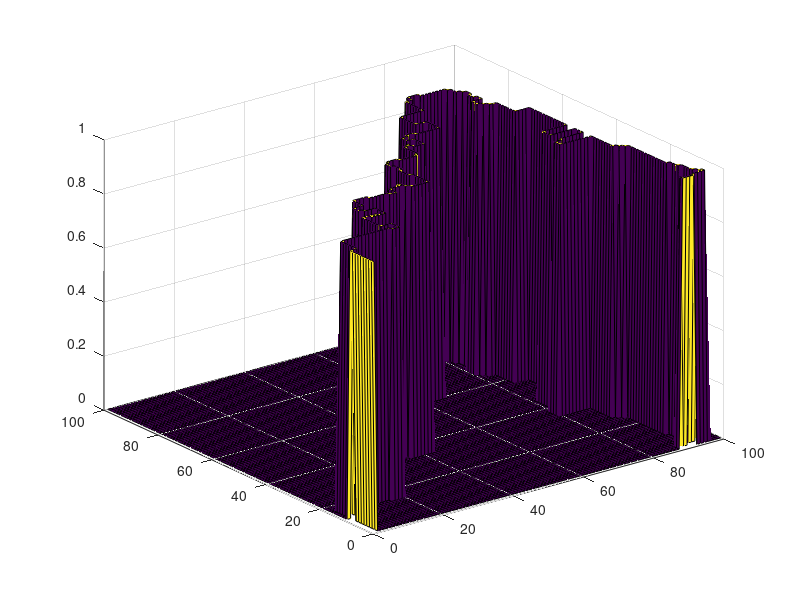

The MATLAB source for this figure:
data = [
    

1 0 0 0 0 0 0 0 0 0 0 0 0 0 0 0 0 0 0 0 0 0 0 0 0 0 0 0 0 0 0 0 0 0 0 0 0 0 0 0 0 0 0 0 0 0 0 0 0 0 0 0 0 0 0 0 0 0 0 0 0 0 0 0 0 0 0 0 0 0 0 0 0 0 0 0 0 0 0 0 0 0 0 0 0 0 0 0 1 1 1 1 0 0 0 0 0 0 0 0 ;
1 0 0 0 0 0 0 0 0 0 0 0 0 0 0 0 0 0 0 0 0 0 0 0 0 0 0 0 0 0 0 0 0 0 0 0 0 0 0 0 0 0 0 0 0 0 0 0 0 0 0 0 0 0 0 0 0 0 0 0 0 0 0 0 0 0 0 0 0 0 0 0 0 0 0 0 0 0 0 0 0 0 0 0 0 0 0 0 1 0 0 1 1 1 1 1 0 0 0 0 ;
1 0 0 0 0 0 0 0 0 0 0 0 0 0 0 0 0 0 0 0 0 0 0 0 0 0 0 0 0 0 0 0 0 0 0 0 0 0 0 0 0 0 0 0 0 0 0 0 0 0 0 0 0 0 0 0 0 0 0 0 0 0 0 0 0 0 0 0 0 0 0 0 0 0 0 0 0 0 0 0 0 0 0 0 0 0 0 0 0 0 0 0 0 0 1 1 0 0 0 0 ;
1 0 0 0 0 0 0 0 0 0 0 0 0 0 0 0 0 0 0 0 0 0 0 0 0 0 0 0 0 0 0 0 0 0 0 0 0 0 0 0 0 0 0 0 0 0 0 0 0 0 0 0 0 0 0 0 0 0 0 0 0 0 0 0 0 0 0 0 0 0 0 0 0 0 0 0 0 0 0 0 0 0 0 0 0 0 0 0 0 0 0 0 0 1 1 0 0 0 0 0 ;
1 0 0 0 0 0 0 0 0 0 0 0 0 0 0 0 0 0 0 0 0 0 0 0 0 0 0 0 0 0 0 0 0 0 0 0 0 0 0 0 0 0 0 0 0 0 0 0 0 0 0 0 0 0 0 0 0 0 0 0 0 0 0 0 0 0 0 0 0 0 0 0 0 0 0 0 0 0 0 0 0 0 0 0 0 0 0 0 0 0 0 0 0 1 0 0 0 0 0 0 ;
1 0 0 0 0 0 0 0 0 0 0 0 0 0 0 0 0 0 0 0 0 0 0 0 0 0 0 0 0 0 0 0 0 0 0 0 0 0 0 0 0 0 0 0 0 0 0 0 0 0 0 0 0 0 0 0 0 0 0 0 0 0 0 0 0 0 0 0 0 0 0 0 0 0 0 0 0 0 0 0 0 0 0 0 0 0 0 0 0 0 0 0 0 1 0 0 0 0 0 0 ;
1 0 0 0 0 0 0 0 0 0 0 0 0 0 0 0 0 0 0 0 0 0 0 0 0 0 0 0 0 0 0 0 0 0 0 0 0 0 0 0 0 0 0 0 0 0 0 0 0 0 0 0 0 0 0 0 0 0 0 0 0 0 0 0 0 0 0 0 0 0 0 0 0 0 0 0 0 0 0 0 0 0 0 0 0 0 0 0 0 0 0 0 0 1 0 0 0 0 0 0 ;
1 0 0 0 0 0 0 0 0 0 0 0 0 0 0 0 0 0 0 0 0 0 0 0 0 0 0 0 0 0 0 0 0 0 0 0 0 0 0 0 0 0 0 0 0 0 0 0 0 0 0 0 0 0 0 0 0 0 0 0 0 0 0 0 0 0 0 0 0 0 0 0 0 0 0 0 0 0 0 0 0 0 0 0 0 0 0 0 0 0 0 0 1 1 0 0 0 0 0 0 ;
1 0 0 0 0 0 0 0 0 0 0 0 0 0 0 0 0 0 0 0 0 0 0 0 0 0 0 0 0 0 0 0 0 0 0 0 0 0 0 0 0 0 0 0 0 0 0 0 0 0 0 0 0 0 0 0 0 0 0 0 0 0 0 0 0 0 0 0 0 0 0 0 0 0 0 0 0 0 0 0 0 0 0 0 0 0 0 0 0 0 0 0 1 0 0 0 0 0 0 0 ;
1 1 1 0 0 0 0 0 0 0 0 0 0 0 0 0 0 0 0 0 0 0 0 0 0 0 0 0 0 0 0 0 0 0 0 0 0 0 0 0 0 0 0 0 0 0 0 0 0 0 0 0 0 0 0 0 0 0 0 0 0 0 0 0 0 0 0 0 0 0 0 0 0 0 0 0 0 0 0 0 0 0 0 0 0 0 0 0 0 0 0 0 1 0 0 0 0 0 0 0 ;
0 0 1 0 0 0 0 0 0 0 0 0 0 0 0 0 0 0 0 0 0 0 0 0 0 0 0 0 0 0 0 0 0 0 0 0 0 0 0 0 0 0 0 0 0 0 0 0 0 0 0 0 0 0 0 0 0 0 0 0 0 0 0 0 0 0 0 0 0 0 0 0 0 0 0 0 0 0 0 0 0 0 0 0 0 0 0 0 0 0 0 1 1 0 0 0 0 0 0 0 ;
0 0 1 0 0 0 0 0 0 0 0 0 0 0 0 0 0 0 0 0 0 0 0 0 0 0 0 0 0 0 0 0 0 0 0 0 0 0 0 0 0 0 0 0 0 0 0 0 0 0 0 0 0 0 0 0 0 0 0 0 0 0 0 0 0 0 0 0 0 0 0 0 0 0 0 0 0 0 0 0 0 0 0 0 0 0 0 0 0 0 0 1 0 0 0 0 0 0 0 0 ;
0 0 1 0 0 0 0 0 0 0 0 0 0 0 0 0 0 0 0 0 0 0 0 0 0 0 0 0 0 0 0 0 0 0 0 0 0 0 0 0 0 0 0 0 0 0 0 0 0 0 0 0 0 0 0 0 0 0 0 0 0 0 0 0 0 0 0 0 0 0 0 0 0 0 0 0 0 0 0 0 0 0 0 0 0 0 0 0 0 0 0 1 0 0 0 0 0 0 0 0 ;
0 0 1 0 0 0 0 0 0 0 0 0 0 0 0 0 0 0 0 0 0 0 0 0 0 0 0 0 0 0 0 0 0 0 0 0 0 0 0 0 0 0 0 0 0 0 0 0 0 0 0 0 0 0 0 0 0 0 0 0 0 0 0 0 0 0 0 0 0 0 0 0 0 0 0 0 0 0 0 0 0 0 0 0 0 0 0 0 0 0 0 1 0 0 0 0 0 0 0 0 ;
0 0 1 0 0 0 0 0 0 0 0 0 0 0 0 0 1 1 1 0 0 0 0 0 0 0 0 0 0 0 0 0 0 0 0 0 0 0 0 0 0 0 0 0 0 0 0 0 0 0 0 0 0 0 0 0 0 0 0 0 0 0 0 0 0 0 0 0 0 0 0 0 0 0 0 0 0 0 0 0 0 0 0 0 0 0 0 0 0 0 0 1 0 0 0 0 0 0 0 0 ;
0 0 1 1 1 1 1 1 1 1 1 1 1 1 1 1 1 0 1 0 0 0 0 0 0 0 0 0 0 0 0 0 0 0 0 0 0 0 0 0 0 0 0 0 0 0 0 0 0 0 0 0 0 0 0 0 0 0 0 0 0 0 0 0 0 0 0 0 0 0 0 0 0 0 0 0 0 0 0 0 0 0 0 0 0 0 0 0 0 0 0 1 0 0 0 0 0 0 0 0 ;
0 0 0 0 0 0 0 0 0 0 0 0 0 0 0 0 0 0 1 0 0 0 0 0 0 0 0 0 0 0 0 0 0 0 0 0 0 0 0 0 0 0 0 0 0 0 0 0 0 0 0 0 0 0 0 0 0 0 0 0 0 0 0 0 0 0 0 0 0 0 0 0 0 0 0 0 0 0 0 0 0 0 0 0 0 0 0 0 0 0 0 1 0 0 0 0 0 0 0 0 ;
0 0 0 0 0 0 0 0 0 0 0 0 0 0 0 1 1 1 1 0 0 0 0 0 0 0 0 0 0 0 0 0 0 0 0 0 0 0 0 0 0 0 0 0 0 0 0 0 0 0 0 0 0 0 0 0 0 0 0 0 0 0 0 0 0 0 0 0 0 0 0 0 0 0 0 0 0 0 0 0 0 0 0 0 0 0 0 0 0 0 0 1 0 0 0 0 0 0 0 0 ;
0 0 0 0 0 0 0 0 0 0 0 0 0 0 0 1 0 0 0 0 0 0 0 0 0 0 0 0 0 0 0 0 0 0 0 0 0 0 0 0 0 0 0 0 0 0 0 0 0 0 0 0 0 0 0 0 0 0 0 0 0 0 0 0 0 0 0 0 0 0 0 0 0 0 0 0 0 0 0 0 0 0 0 0 0 0 0 0 0 0 0 1 0 0 0 0 0 0 0 0 ;
0 0 0 0 0 0 0 0 0 0 0 0 0 0 0 1 0 0 0 0 0 0 0 0 0 0 0 0 0 0 0 0 0 0 0 0 0 0 0 0 0 0 0 0 0 0 0 0 0 0 0 0 0 0 0 0 0 0 0 0 0 0 0 0 0 0 0 0 0 0 0 0 0 0 0 0 0 0 0 0 0 0 0 0 0 0 0 0 0 0 0 1 0 0 0 0 0 0 0 0 ;
0 0 0 0 0 0 0 0 0 0 0 0 0 0 0 1 0 0 0 0 0 0 0 0 0 0 0 0 0 0 0 0 0 0 0 0 0 0 0 0 0 0 0 0 0 0 0 0 0 0 0 0 0 0 0 0 0 0 0 0 0 0 0 0 0 0 0 0 0 0 0 0 0 0 0 0 0 0 0 0 0 0 0 0 0 0 0 0 0 0 0 1 0 0 0 0 0 0 0 0 ;
0 0 0 0 0 0 0 0 0 0 0 0 0 0 0 1 0 0 0 0 0 0 0 0 0 0 0 0 0 0 0 0 0 0 0 0 0 0 0 0 0 0 0 0 0 0 0 0 0 0 0 0 0 0 0 0 0 0 0 0 0 0 0 0 0 0 0 0 0 0 0 0 0 0 0 0 0 0 0 0 0 0 0 0 0 0 0 0 0 0 0 1 0 0 0 0 0 0 0 0 ;
0 0 0 0 0 0 0 0 0 0 0 0 0 0 0 1 0 0 0 0 0 0 0 0 0 0 0 0 0 0 0 0 0 0 0 0 0 0 0 0 0 0 0 0 0 0 0 0 0 0 0 0 0 0 0 0 0 0 0 0 0 0 0 0 0 0 0 0 0 0 0 0 0 0 0 0 0 0 0 0 0 0 0 0 0 0 0 0 0 0 0 1 0 0 0 0 0 0 0 0 ;
0 0 0 0 0 0 0 0 0 0 0 0 0 0 0 1 0 1 1 1 1 1 0 0 0 0 0 0 0 0 0 0 0 0 0 0 0 0 0 0 0 0 0 0 0 0 0 0 0 0 0 0 0 0 0 0 0 0 0 0 0 0 0 0 0 0 0 0 0 0 0 0 0 0 0 0 0 0 0 0 0 0 0 0 0 0 0 0 0 0 0 1 0 0 0 0 0 0 0 0 ;
0 0 0 0 0 0 0 0 0 0 0 0 0 0 0 1 1 1 1 1 0 1 0 0 0 0 0 0 0 0 0 0 0 0 0 0 0 0 0 0 0 0 0 0 0 0 0 0 0 0 0 0 0 0 0 0 0 0 0 0 0 0 0 0 0 0 0 0 0 0 0 0 0 0 0 0 0 0 0 0 0 0 0 0 0 0 0 0 0 0 1 1 0 0 0 0 0 0 0 0 ;
0 0 0 0 0 0 0 0 0 0 0 0 0 0 0 0 0 0 0 0 0 1 0 0 0 0 0 0 0 0 0 0 0 0 0 0 0 0 0 0 0 0 0 0 0 0 0 0 0 0 0 0 0 0 0 0 0 0 0 0 0 0 0 0 0 0 0 0 0 0 0 0 0 0 0 0 0 0 0 0 0 0 0 0 0 0 0 0 0 1 1 0 0 0 0 0 0 0 0 0 ;
0 0 0 0 0 0 0 0 0 0 0 0 0 0 0 0 0 0 0 0 0 1 0 0 0 0 0 0 0 0 0 0 0 0 0 0 0 0 0 0 0 0 0 0 0 0 0 0 0 0 0 0 0 0 0 0 0 0 0 0 0 0 0 0 0 0 0 0 0 0 0 0 0 0 0 0 0 0 0 0 0 0 0 0 0 0 0 0 1 1 0 0 0 0 0 0 0 0 0 0 ;
0 0 0 0 0 0 0 0 0 0 0 0 0 0 0 0 0 0 1 1 1 1 0 0 0 0 0 0 0 0 0 0 0 0 0 0 0 0 0 0 0 0 0 0 0 0 0 0 0 0 0 0 0 0 0 0 0 0 0 0 0 0 0 0 0 0 0 0 0 0 0 0 0 0 0 0 0 0 0 0 0 0 0 0 0 0 0 0 1 0 0 0 0 0 0 0 0 0 0 0 ;
0 0 0 0 0 0 0 0 0 0 0 0 0 0 0 0 0 1 1 0 0 0 0 0 0 0 0 0 0 0 0 0 0 0 0 0 0 0 0 0 0 0 0 0 0 0 0 0 0 0 0 0 0 0 0 0 0 0 0 0 0 0 0 0 0 0 0 0 0 0 0 0 0 0 0 0 0 0 0 0 0 0 0 0 0 0 0 0 1 0 0 0 0 0 0 0 0 0 0 0 ;
0 0 0 0 0 0 0 0 0 0 0 0 0 0 0 0 0 1 0 0 0 0 0 0 0 0 0 0 0 0 0 0 0 0 0 0 0 0 0 0 0 0 0 0 0 0 0 0 0 0 0 0 0 0 0 0 0 0 0 0 0 0 0 0 0 0 0 0 0 0 0 0 0 0 0 0 0 0 0 0 0 0 0 0 0 0 0 0 1 0 0 0 0 0 0 0 0 0 0 0 ;
0 0 0 0 0 0 0 0 0 0 0 0 0 0 0 0 0 1 1 1 1 0 0 0 0 0 0 0 0 0 0 0 0 0 0 0 0 0 0 0 0 0 0 0 0 0 0 0 0 0 0 0 0 0 0 0 0 0 0 0 0 0 0 0 0 0 0 0 0 0 0 0 0 0 0 0 0 0 0 0 0 0 0 0 0 0 0 0 1 0 0 0 0 0 0 0 0 0 0 0 ;
0 0 0 0 0 0 0 0 0 0 0 0 0 0 0 0 0 0 0 0 1 0 0 0 0 0 0 0 0 0 0 0 0 0 0 0 0 0 0 0 0 0 0 0 0 0 0 0 0 0 0 0 0 0 0 0 0 0 0 0 0 0 0 0 0 0 0 0 0 0 0 0 0 0 0 0 0 0 0 0 0 0 0 0 0 0 0 0 1 0 0 0 0 0 0 0 0 0 0 0 ;
0 0 0 0 0 0 0 0 0 0 0 0 0 0 0 0 0 0 0 0 1 0 0 0 0 0 0 0 0 1 1 1 0 0 0 0 0 0 0 0 0 0 0 0 0 0 0 0 0 0 0 0 0 0 0 0 0 0 0 0 0 0 0 0 0 0 0 0 0 0 0 0 0 0 0 0 0 0 0 0 0 0 0 0 0 0 0 0 1 0 0 0 0 0 0 0 0 0 0 0 ;
0 0 0 0 0 0 0 0 0 0 0 0 0 0 0 0 0 0 0 0 1 0 0 0 1 1 1 1 1 1 0 1 0 0 0 0 1 1 1 1 1 1 0 0 0 0 0 0 0 0 0 0 0 0 0 0 0 0 0 0 0 0 0 0 0 0 0 0 0 0 0 0 0 0 0 0 0 0 0 0 0 0 0 0 0 0 0 0 1 0 0 0 0 0 0 0 0 0 0 0 ;
0 0 0 0 0 0 0 0 0 0 0 0 0 0 0 0 0 0 0 0 1 1 1 1 1 0 0 0 0 0 0 1 0 0 0 1 1 0 0 0 0 1 0 0 0 0 0 0 0 0 0 0 0 0 0 0 0 0 0 0 0 0 0 0 0 0 0 0 0 0 0 0 0 0 0 0 0 0 0 1 1 1 1 1 1 1 1 1 1 0 0 0 0 0 0 0 0 0 0 0 ;
0 0 0 0 0 0 0 0 0 0 0 0 0 0 0 0 0 0 0 0 0 0 0 0 0 0 0 0 0 0 0 1 1 1 1 1 0 0 0 0 0 1 0 0 0 0 0 0 0 0 0 0 0 0 0 0 0 0 0 0 0 0 0 0 0 0 0 0 0 0 0 0 0 0 0 0 0 0 0 1 0 0 0 0 0 0 0 0 0 0 0 0 0 0 0 0 0 0 0 0 ;
0 0 0 0 0 0 0 0 0 0 0 0 0 0 0 0 0 0 0 0 0 0 0 0 0 0 0 0 0 0 0 0 0 0 1 1 0 0 0 0 0 1 0 0 0 0 0 0 0 0 0 0 0 0 0 0 0 0 0 0 0 0 0 0 0 0 0 0 0 0 0 0 0 0 0 0 0 0 0 1 1 1 0 0 0 0 0 0 0 0 0 0 0 0 0 0 0 0 0 0 ;
0 0 0 0 0 0 0 0 0 0 0 0 0 0 0 0 0 0 0 0 0 0 0 0 0 0 0 0 0 0 0 0 0 0 0 0 0 0 0 0 0 1 0 0 0 0 0 0 0 0 0 0 0 0 0 0 0 0 0 0 0 0 0 0 0 0 0 0 0 0 0 0 0 0 0 0 0 0 0 0 0 1 1 1 1 1 1 1 1 0 0 0 0 0 0 0 0 0 0 0 ;
0 0 0 0 0 0 0 0 0 0 0 0 0 0 0 0 0 0 0 0 0 0 0 0 0 0 0 0 0 0 0 0 0 0 0 0 0 0 0 0 0 1 0 0 0 0 0 0 0 0 0 0 0 0 0 0 0 0 0 0 0 0 0 0 0 0 0 0 0 0 0 0 0 0 0 0 0 0 0 0 0 0 0 0 0 0 0 0 1 0 0 0 0 0 0 0 0 0 0 0 ;
0 0 0 0 0 0 0 0 0 0 0 0 0 0 0 0 0 0 0 0 0 0 0 0 0 0 0 0 0 0 0 0 0 0 0 0 0 0 0 0 1 1 0 0 0 0 0 0 0 0 0 0 0 0 0 0 0 0 0 0 0 0 0 0 0 0 0 0 0 0 0 0 0 0 0 0 0 0 0 0 0 0 0 0 0 0 0 0 1 0 0 0 0 0 0 0 0 0 0 0 ;
0 0 0 0 0 0 0 0 0 0 0 0 0 0 0 0 0 0 0 0 0 0 0 0 0 0 0 0 0 0 0 0 0 0 0 0 0 0 0 0 1 0 0 0 0 0 0 0 0 0 0 0 0 0 0 0 0 0 0 0 0 0 0 0 0 0 0 0 0 0 0 0 0 0 0 0 0 0 0 0 0 1 1 1 1 1 1 1 1 0 0 0 0 0 0 0 0 0 0 0 ;
0 0 0 0 0 0 0 0 0 0 0 0 0 0 0 0 0 0 0 0 0 0 0 0 0 0 0 0 0 0 0 0 0 0 0 0 0 0 0 0 1 0 0 0 0 0 0 0 0 0 0 0 0 0 0 0 0 0 0 0 0 0 0 0 0 0 0 0 0 0 0 0 0 0 0 0 0 0 0 0 0 1 0 0 0 0 0 0 0 0 0 0 0 0 0 0 0 0 0 0 ;
0 0 0 0 0 0 0 0 0 0 0 0 0 0 0 0 0 0 0 0 0 0 0 0 0 0 0 0 0 0 0 0 0 0 0 0 0 0 0 0 1 0 0 0 0 0 0 0 0 0 0 0 0 0 0 0 0 0 0 0 0 0 0 0 0 0 0 0 0 0 0 0 0 0 0 0 0 0 0 0 0 1 0 0 0 0 0 0 0 0 0 0 0 0 0 0 0 0 0 0 ;
0 0 0 0 0 0 0 0 0 0 0 0 0 0 0 0 0 0 0 0 0 0 0 0 0 0 0 0 0 0 0 0 0 0 0 0 0 0 0 0 1 1 0 0 0 0 0 0 0 0 0 0 0 0 0 0 0 0 0 0 0 0 0 0 0 0 0 0 0 0 0 0 0 0 0 0 0 0 0 0 0 1 1 1 1 1 1 1 1 0 0 0 0 0 0 0 0 0 0 0 ;
0 0 0 0 0 0 0 0 0 0 0 0 0 0 0 0 0 0 0 0 0 0 0 0 0 0 0 0 0 0 0 0 0 0 0 0 0 0 0 0 0 1 0 0 0 0 0 0 0 0 0 0 0 0 0 0 0 0 0 0 0 0 0 0 0 0 0 0 0 0 0 0 0 0 0 0 0 0 0 0 0 0 0 0 0 0 0 0 1 0 0 0 0 0 0 0 0 0 0 0 ;
0 0 0 0 0 0 0 0 0 0 0 0 0 0 0 0 0 0 0 0 0 0 0 0 0 0 0 0 0 0 0 0 0 0 0 0 0 0 0 0 0 1 0 0 0 0 0 0 0 0 0 0 0 0 0 0 0 0 0 0 0 0 0 0 0 0 0 0 0 0 0 0 0 0 0 0 0 0 0 0 0 0 0 0 0 0 0 0 1 0 0 0 0 0 0 0 0 0 0 0 ;
0 0 0 0 0 0 0 0 0 0 0 0 0 0 0 0 0 0 0 0 0 0 0 0 0 0 0 0 0 0 0 0 0 0 0 0 0 0 0 0 1 1 0 0 0 0 0 0 0 0 0 0 0 0 0 0 0 0 0 0 0 0 0 0 0 0 0 0 0 0 0 0 0 0 0 0 0 0 0 0 0 0 0 0 0 0 0 0 1 0 0 0 0 0 0 0 0 0 0 0 ;
0 0 0 0 0 0 0 0 0 0 0 0 0 0 0 0 0 0 0 0 0 0 0 0 0 0 0 0 0 0 0 0 0 0 0 0 0 0 0 0 1 0 0 0 0 0 0 0 0 0 0 0 0 0 0 0 0 0 0 0 0 0 0 0 0 0 0 0 0 0 0 0 0 0 0 0 0 0 0 0 0 0 0 0 0 0 0 0 1 0 0 0 0 0 0 0 0 0 0 0 ;
0 0 0 0 0 0 0 0 0 0 0 0 0 0 0 0 0 0 0 0 0 0 0 0 0 0 0 0 0 0 0 0 0 0 0 0 0 0 0 0 1 1 0 0 1 1 1 1 1 1 0 0 0 0 0 0 0 0 0 0 0 0 0 0 0 0 0 0 0 0 0 0 0 0 0 0 0 0 0 0 0 0 0 0 0 0 0 0 1 0 0 0 0 0 0 0 0 0 0 0 ;
0 0 0 0 0 0 0 0 0 0 0 0 0 0 0 0 0 0 0 0 0 0 0 0 0 0 0 0 0 0 0 0 0 0 0 0 0 0 0 0 0 1 1 1 1 0 0 0 0 1 1 0 0 0 0 0 0 0 0 0 0 0 0 0 0 0 0 0 0 0 0 0 0 0 0 0 0 0 0 0 0 0 0 0 0 0 0 0 1 0 0 0 0 0 0 0 0 0 0 0 ;
0 0 0 0 0 0 0 0 0 0 0 0 0 0 0 0 0 0 0 0 0 0 0 0 0 0 0 0 0 0 0 0 0 0 0 0 0 0 0 0 0 0 0 0 0 0 0 0 0 0 1 0 0 0 0 0 0 0 0 0 0 0 0 0 0 0 0 0 0 0 0 0 0 0 0 0 0 0 0 0 0 0 0 0 0 0 0 0 1 0 0 0 0 0 0 0 0 0 0 0 ;
0 0 0 0 0 0 0 0 0 0 0 0 0 0 0 0 0 0 0 0 0 0 0 0 0 0 0 0 0 0 0 0 0 0 0 0 0 0 0 0 0 0 0 0 0 0 0 0 0 0 1 0 0 0 0 0 0 0 0 0 0 0 0 0 0 0 0 0 0 0 0 0 0 0 0 0 0 0 0 0 0 0 0 0 0 0 0 0 1 0 0 0 0 0 0 0 0 0 0 0 ;
0 0 0 0 0 0 0 0 0 0 0 0 0 0 0 0 0 0 0 0 0 0 0 0 0 0 0 0 0 0 0 0 0 0 0 0 0 0 0 0 0 0 0 0 0 0 0 0 0 0 1 0 0 0 0 0 0 0 0 0 0 0 0 0 0 0 0 0 0 0 0 0 0 0 0 0 0 0 0 0 0 0 0 0 0 0 0 0 1 0 0 0 0 0 0 0 0 0 0 0 ;
0 0 0 0 0 0 0 0 0 0 0 0 0 0 0 0 0 0 0 0 0 0 0 0 0 0 0 0 0 0 0 0 0 0 0 0 0 0 0 0 0 0 0 0 0 0 0 0 0 0 1 0 1 1 1 1 0 0 0 0 0 0 0 0 0 0 0 0 0 0 0 0 0 0 0 0 0 0 0 0 0 0 0 0 0 0 0 0 1 0 0 0 0 0 0 0 0 0 0 0 ;
0 0 0 0 0 0 0 0 0 0 0 0 0 0 0 0 0 0 0 0 0 0 0 0 0 0 0 0 0 0 0 0 0 0 0 0 0 0 0 0 0 0 0 0 0 0 0 0 0 0 1 1 1 0 0 1 0 0 0 0 0 0 0 0 0 0 0 0 0 0 0 0 0 0 0 0 0 0 0 0 0 0 0 0 0 0 0 0 1 0 0 0 0 0 0 0 0 0 0 0 ;
0 0 0 0 0 0 0 0 0 0 0 0 0 0 0 0 0 0 0 0 0 0 0 0 0 0 0 0 0 0 0 0 0 0 0 0 0 0 0 0 0 0 0 0 0 0 0 0 0 0 0 1 1 0 0 1 0 0 0 0 0 0 0 0 0 0 0 0 0 0 0 0 0 0 0 0 0 0 0 0 0 0 0 0 0 0 0 0 1 0 0 0 0 0 0 0 0 0 0 0 ;
0 0 0 0 0 0 0 0 0 0 0 0 0 0 0 0 0 0 0 0 0 0 0 0 0 0 0 0 0 0 0 0 0 0 0 0 0 0 0 0 0 0 0 0 0 0 0 0 0 0 0 0 0 0 0 1 0 0 0 0 0 0 0 0 0 0 0 0 0 0 0 0 0 0 0 0 0 0 0 0 0 0 0 0 0 0 0 0 1 0 0 0 0 0 0 0 0 0 0 0 ;
0 0 0 0 0 0 0 0 0 0 0 0 0 0 0 0 0 0 0 0 0 0 0 0 0 0 0 0 0 0 0 0 0 0 0 0 0 0 0 0 0 0 0 0 0 0 0 0 0 0 0 0 0 1 1 1 0 0 0 0 0 0 0 0 0 0 0 0 0 0 0 0 0 0 0 0 0 0 0 0 0 0 0 0 1 1 1 1 1 0 0 0 0 0 0 0 0 0 0 0 ;
0 0 0 0 0 0 0 0 0 0 0 0 0 0 0 0 0 0 0 0 0 0 0 0 0 0 0 0 0 0 0 0 0 0 0 0 0 0 0 0 0 0 0 0 0 0 0 0 0 0 0 0 0 1 0 0 0 0 0 0 0 0 0 0 0 0 0 0 0 0 0 0 0 0 0 0 0 0 0 0 0 0 0 0 1 0 0 0 0 0 0 0 0 0 0 0 0 0 0 0 ;
0 0 0 0 0 0 0 0 0 0 0 0 0 0 0 0 0 0 0 0 0 0 0 0 0 0 0 0 0 0 0 0 0 0 0 0 0 0 0 0 0 0 0 0 0 0 0 0 0 0 0 0 0 1 1 1 0 1 1 1 1 1 1 1 1 0 0 0 0 0 0 0 0 0 0 0 0 0 0 0 0 0 0 0 1 0 0 0 0 0 0 0 0 0 0 0 0 0 0 0 ;
0 0 0 0 0 0 0 0 0 0 0 0 0 0 0 0 0 0 0 0 0 0 0 0 0 0 0 0 0 0 0 0 0 0 0 0 0 0 0 0 0 0 0 0 0 0 0 0 0 0 0 0 0 0 0 1 1 1 0 0 0 0 0 0 1 0 0 0 0 0 0 0 0 0 0 0 0 0 0 0 0 0 0 0 1 0 0 0 0 0 0 0 0 0 0 0 0 0 0 0 ;
0 0 0 0 0 0 0 0 0 0 0 0 0 0 0 0 0 0 0 0 0 0 0 0 0 0 0 0 0 0 0 0 0 0 0 0 0 0 0 0 0 0 0 0 0 0 0 0 0 0 0 0 0 0 0 0 0 0 0 0 0 0 0 0 1 0 0 0 0 0 0 0 0 0 0 0 0 0 0 0 0 0 0 0 1 0 0 0 0 0 0 0 0 0 0 0 0 0 0 0 ;
0 0 0 0 0 0 0 0 0 0 0 0 0 0 0 0 0 0 0 0 0 0 0 0 0 0 0 0 0 0 0 0 0 0 0 0 0 0 0 0 0 0 0 0 0 0 0 0 0 0 0 0 0 0 0 0 0 0 0 0 0 0 0 0 1 0 0 0 0 0 0 0 0 0 0 0 0 0 0 0 0 0 0 0 1 0 0 0 0 0 0 0 0 0 0 0 0 0 0 0 ;
0 0 0 0 0 0 0 0 0 0 0 0 0 0 0 0 0 0 0 0 0 0 0 0 0 0 0 0 0 0 0 0 0 0 0 0 0 0 0 0 0 0 0 0 0 0 0 0 0 0 0 0 0 0 0 0 0 0 0 0 0 0 0 0 1 0 0 0 0 0 0 0 0 0 0 0 0 0 0 0 0 0 0 0 1 0 0 0 0 0 0 0 0 0 0 0 0 0 0 0 ;
0 0 0 0 0 0 0 0 0 0 0 0 0 0 0 0 0 0 0 0 0 0 0 0 0 0 0 0 0 0 0 0 0 0 0 0 0 0 0 0 0 0 0 0 0 0 0 0 0 0 0 0 0 0 0 0 0 0 0 0 0 1 1 1 1 0 0 0 0 0 0 0 0 0 0 0 0 0 0 0 0 0 1 1 1 0 0 0 0 0 0 0 0 0 0 0 0 0 0 0 ;
0 0 0 0 0 0 0 0 0 0 0 0 0 0 0 0 0 0 0 0 0 0 0 0 0 0 0 0 0 0 0 0 0 0 0 0 0 0 0 0 0 0 0 0 0 0 0 0 0 0 0 0 0 0 0 0 0 0 0 0 0 1 0 0 0 0 0 0 0 0 0 0 0 0 0 0 0 0 0 0 0 1 1 0 0 0 0 0 0 0 0 0 0 0 0 0 0 0 0 0 ;
0 0 0 0 0 0 0 0 0 0 0 0 0 0 0 0 0 0 0 0 0 0 0 0 0 0 0 0 0 0 0 0 0 0 0 0 0 0 0 0 0 0 0 0 0 0 0 0 0 0 0 0 0 0 0 0 0 0 0 0 0 1 0 0 0 0 0 0 0 0 0 0 0 0 0 0 0 0 0 0 1 1 0 0 0 0 0 0 0 0 0 0 0 0 0 0 0 0 0 0 ;
0 0 0 0 0 0 0 0 0 0 0 0 0 0 0 0 0 0 0 0 0 0 0 0 0 0 0 0 0 0 0 0 0 0 0 0 0 0 0 0 0 0 0 0 0 0 0 0 0 0 0 0 0 0 0 0 0 0 0 0 0 1 0 0 0 0 0 0 0 0 0 0 0 0 0 0 0 0 0 0 1 0 0 0 0 0 0 0 0 0 0 0 0 0 0 0 0 0 0 0 ;
0 0 0 0 0 0 0 0 0 0 0 0 0 0 0 0 0 0 0 0 0 0 0 0 0 0 0 0 0 0 0 0 0 0 0 0 0 0 0 0 0 0 0 0 0 0 0 0 0 0 0 0 0 0 0 0 0 0 0 0 0 1 0 0 0 0 0 0 0 0 0 0 0 0 0 0 0 0 0 0 1 1 1 1 0 0 0 0 0 0 0 0 0 0 0 0 0 0 0 0 ;
0 0 0 0 0 0 0 0 0 0 0 0 0 0 0 0 0 0 0 0 0 0 0 0 0 0 0 0 0 0 0 0 0 0 0 0 0 0 0 0 0 0 0 0 0 0 0 0 0 0 0 0 0 0 0 0 0 0 0 0 0 1 0 0 0 0 0 0 0 0 0 0 0 0 0 0 0 0 0 0 0 0 0 1 0 0 0 0 0 0 0 0 0 0 0 0 0 0 0 0 ;
0 0 0 0 0 0 0 0 0 0 0 0 0 0 0 0 0 0 0 0 0 0 0 0 0 0 0 0 0 0 0 0 0 0 0 0 0 0 0 0 0 0 0 0 0 0 0 0 0 0 0 0 0 0 0 0 0 0 0 0 0 1 1 1 1 1 1 1 1 0 0 0 0 0 0 0 0 0 0 0 0 0 1 1 0 0 0 0 0 0 0 0 0 0 0 0 0 0 0 0 ;
0 0 0 0 0 0 0 0 0 0 0 0 0 0 0 0 0 0 0 0 0 0 0 0 0 0 0 0 0 0 0 0 0 0 0 0 0 0 0 0 0 0 0 0 0 0 0 0 0 0 0 0 0 0 0 0 0 0 0 0 0 0 0 0 0 0 0 0 1 0 0 0 0 0 0 0 0 0 0 0 0 0 1 0 0 0 0 0 0 0 0 0 0 0 0 0 0 0 0 0 ;
0 0 0 0 0 0 0 0 0 0 0 0 0 0 0 0 0 0 0 0 0 0 0 0 0 0 0 0 0 0 0 0 0 0 0 0 0 0 0 0 0 0 0 0 0 0 0 0 0 0 0 0 0 0 0 0 0 0 0 0 0 0 0 0 0 0 0 0 1 0 0 0 0 0 0 0 0 0 0 0 0 0 1 1 0 0 0 0 0 0 0 0 0 0 0 0 0 0 0 0 ;
0 0 0 0 0 0 0 0 0 0 0 0 0 0 0 0 0 0 0 0 0 0 0 0 0 0 0 0 0 0 0 0 0 0 0 0 0 0 0 0 0 0 0 0 0 0 0 0 0 0 0 0 0 0 0 0 0 0 0 0 0 0 0 0 0 0 0 0 1 0 0 0 0 0 0 0 0 0 0 0 0 0 0 1 0 0 0 0 0 0 0 0 0 0 0 0 0 0 0 0 ;
0 0 0 0 0 0 0 0 0 0 0 0 0 0 0 0 0 0 0 0 0 0 0 0 0 0 0 0 0 0 0 0 0 0 0 0 0 0 0 0 0 0 0 0 0 0 0 0 0 0 0 0 0 0 0 0 0 0 0 0 0 0 0 0 0 0 0 0 1 0 0 0 0 0 0 0 0 0 0 0 0 0 1 1 0 0 0 0 0 0 0 0 0 0 0 0 0 0 0 0 ;
0 0 0 0 0 0 0 0 0 0 0 0 0 0 0 0 0 0 0 0 0 0 0 0 0 0 0 0 0 0 0 0 0 0 0 0 0 0 0 0 0 0 0 0 0 0 0 0 0 0 0 0 0 0 0 0 0 0 0 0 0 0 0 0 0 0 0 0 1 0 0 0 0 0 0 0 0 0 0 0 0 1 1 0 0 0 0 0 0 0 0 0 0 0 0 0 0 0 0 0 ;
0 0 0 0 0 0 0 0 0 0 0 0 0 0 0 0 0 0 0 0 0 0 0 0 0 0 0 0 0 0 0 0 0 0 0 0 0 0 0 0 0 0 0 0 0 0 0 0 0 0 0 0 0 0 0 0 0 0 0 0 0 0 0 0 0 0 0 0 1 0 0 0 0 0 0 0 0 0 0 0 0 1 0 0 0 0 0 0 0 0 0 0 0 0 0 0 0 0 0 0 ;
0 0 0 0 0 0 0 0 0 0 0 0 0 0 0 0 0 0 0 0 0 0 0 0 0 0 0 0 0 0 0 0 0 0 0 0 0 0 0 0 0 0 0 0 0 0 0 0 0 0 0 0 0 0 0 0 0 0 0 0 0 0 0 0 0 0 0 0 1 1 1 0 0 0 0 0 0 0 0 0 1 1 0 0 0 0 0 0 0 0 0 0 0 0 0 0 0 0 0 0 ;
0 0 0 0 0 0 0 0 0 0 0 0 0 0 0 0 0 0 0 0 0 0 0 0 0 0 0 0 0 0 0 0 0 0 0 0 0 0 0 0 0 0 0 0 0 0 0 0 0 0 0 0 0 0 0 0 0 0 0 0 0 0 0 0 0 0 0 0 0 0 1 0 0 1 1 1 1 1 1 1 1 0 0 0 0 0 0 0 0 0 0 0 0 0 0 0 0 0 0 0 ;
0 0 0 0 0 0 0 0 0 0 0 0 0 0 0 0 0 0 0 0 0 0 0 0 0 0 0 0 0 0 0 0 0 0 0 0 0 0 0 0 0 0 0 0 0 0 0 0 0 0 0 0 0 0 0 0 0 0 0 0 0 0 0 0 0 0 0 0 0 0 1 1 1 1 0 0 0 0 0 0 0 0 0 0 0 0 0 0 0 0 0 0 0 0 0 0 0 0 0 0 ;
0 0 0 0 0 0 0 0 0 0 0 0 0 0 0 0 0 0 0 0 0 0 0 0 0 0 0 0 0 0 0 0 0 0 0 0 0 0 0 0 0 0 0 0 0 0 0 0 0 0 0 0 0 0 0 0 0 0 0 0 0 0 0 0 0 0 0 0 0 0 0 0 0 0 0 0 0 0 0 0 0 0 0 0 0 0 0 0 0 0 0 0 0 0 0 0 0 0 0 0 ;
0 0 0 0 0 0 0 0 0 0 0 0 0 0 0 0 0 0 0 0 0 0 0 0 0 0 0 0 0 0 0 0 0 0 0 0 0 0 0 0 0 0 0 0 0 0 0 0 0 0 0 0 0 0 0 0 0 0 0 0 0 0 0 0 0 0 0 0 0 0 0 0 0 0 0 0 0 0 0 0 0 0 0 0 0 0 0 0 0 0 0 0 0 0 0 0 0 0 0 0 ;
0 0 0 0 0 0 0 0 0 0 0 0 0 0 0 0 0 0 0 0 0 0 0 0 0 0 0 0 0 0 0 0 0 0 0 0 0 0 0 0 0 0 0 0 0 0 0 0 0 0 0 0 0 0 0 0 0 0 0 0 0 0 0 0 0 0 0 0 0 0 0 0 0 0 0 0 0 0 0 0 0 0 0 0 0 0 0 0 0 0 0 0 0 0 0 0 0 0 0 0 ;
0 0 0 0 0 0 0 0 0 0 0 0 0 0 0 0 0 0 0 0 0 0 0 0 0 0 0 0 0 0 0 0 0 0 0 0 0 0 0 0 0 0 0 0 0 0 0 0 0 0 0 0 0 0 0 0 0 0 0 0 0 0 0 0 0 0 0 0 0 0 0 0 0 0 0 0 0 0 0 0 0 0 0 0 0 0 0 0 0 0 0 0 0 0 0 0 0 0 0 0 ;
0 0 0 0 0 0 0 0 0 0 0 0 0 0 0 0 0 0 0 0 0 0 0 0 0 0 0 0 0 0 0 0 0 0 0 0 0 0 0 0 0 0 0 0 0 0 0 0 0 0 0 0 0 0 0 0 0 0 0 0 0 0 0 0 0 0 0 0 0 0 0 0 0 0 0 0 0 0 0 0 0 0 0 0 0 0 0 0 0 0 0 0 0 0 0 0 0 0 0 0 ;
0 0 0 0 0 0 0 0 0 0 0 0 0 0 0 0 0 0 0 0 0 0 0 0 0 0 0 0 0 0 0 0 0 0 0 0 0 0 0 0 0 0 0 0 0 0 0 0 0 0 0 0 0 0 0 0 0 0 0 0 0 0 0 0 0 0 0 0 0 0 0 0 0 0 0 0 0 0 0 0 0 0 0 0 0 0 0 0 0 0 0 0 0 0 0 0 0 0 0 0 ;
0 0 0 0 0 0 0 0 0 0 0 0 0 0 0 0 0 0 0 0 0 0 0 0 0 0 0 0 0 0 0 0 0 0 0 0 0 0 0 0 0 0 0 0 0 0 0 0 0 0 0 0 0 0 0 0 0 0 0 0 0 0 0 0 0 0 0 0 0 0 0 0 0 0 0 0 0 0 0 0 0 0 0 0 0 0 0 0 0 0 0 0 0 0 0 0 0 0 0 0 ;
0 0 0 0 0 0 0 0 0 0 0 0 0 0 0 0 0 0 0 0 0 0 0 0 0 0 0 0 0 0 0 0 0 0 0 0 0 0 0 0 0 0 0 0 0 0 0 0 0 0 0 0 0 0 0 0 0 0 0 0 0 0 0 0 0 0 0 0 0 0 0 0 0 0 0 0 0 0 0 0 0 0 0 0 0 0 0 0 0 0 0 0 0 0 0 0 0 0 0 0 ;
0 0 0 0 0 0 0 0 0 0 0 0 0 0 0 0 0 0 0 0 0 0 0 0 0 0 0 0 0 0 0 0 0 0 0 0 0 0 0 0 0 0 0 0 0 0 0 0 0 0 0 0 0 0 0 0 0 0 0 0 0 0 0 0 0 0 0 0 0 0 0 0 0 0 0 0 0 0 0 0 0 0 0 0 0 0 0 0 0 0 0 0 0 0 0 0 0 0 0 0 ;
0 0 0 0 0 0 0 0 0 0 0 0 0 0 0 0 0 0 0 0 0 0 0 0 0 0 0 0 0 0 0 0 0 0 0 0 0 0 0 0 0 0 0 0 0 0 0 0 0 0 0 0 0 0 0 0 0 0 0 0 0 0 0 0 0 0 0 0 0 0 0 0 0 0 0 0 0 0 0 0 0 0 0 0 0 0 0 0 0 0 0 0 0 0 0 0 0 0 0 0 ;
0 0 0 0 0 0 0 0 0 0 0 0 0 0 0 0 0 0 0 0 0 0 0 0 0 0 0 0 0 0 0 0 0 0 0 0 0 0 0 0 0 0 0 0 0 0 0 0 0 0 0 0 0 0 0 0 0 0 0 0 0 0 0 0 0 0 0 0 0 0 0 0 0 0 0 0 0 0 0 0 0 0 0 0 0 0 0 0 0 0 0 0 0 0 0 0 0 0 0 0 ;
0 0 0 0 0 0 0 0 0 0 0 0 0 0 0 0 0 0 0 0 0 0 0 0 0 0 0 0 0 0 0 0 0 0 0 0 0 0 0 0 0 0 0 0 0 0 0 0 0 0 0 0 0 0 0 0 0 0 0 0 0 0 0 0 0 0 0 0 0 0 0 0 0 0 0 0 0 0 0 0 0 0 0 0 0 0 0 0 0 0 0 0 0 0 0 0 0 0 0 0 ;
0 0 0 0 0 0 0 0 0 0 0 0 0 0 0 0 0 0 0 0 0 0 0 0 0 0 0 0 0 0 0 0 0 0 0 0 0 0 0 0 0 0 0 0 0 0 0 0 0 0 0 0 0 0 0 0 0 0 0 0 0 0 0 0 0 0 0 0 0 0 0 0 0 0 0 0 0 0 0 0 0 0 0 0 0 0 0 0 0 0 0 0 0 0 0 0 0 0 0 0 ;
0 0 0 0 0 0 0 0 0 0 0 0 0 0 0 0 0 0 0 0 0 0 0 0 0 0 0 0 0 0 0 0 0 0 0 0 0 0 0 0 0 0 0 0 0 0 0 0 0 0 0 0 0 0 0 0 0 0 0 0 0 0 0 0 0 0 0 0 0 0 0 0 0 0 0 0 0 0 0 0 0 0 0 0 0 0 0 0 0 0 0 0 0 0 0 0 0 0 0 0 ;
0 0 0 0 0 0 0 0 0 0 0 0 0 0 0 0 0 0 0 0 0 0 0 0 0 0 0 0 0 0 0 0 0 0 0 0 0 0 0 0 0 0 0 0 0 0 0 0 0 0 0 0 0 0 0 0 0 0 0 0 0 0 0 0 0 0 0 0 0 0 0 0 0 0 0 0 0 0 0 0 0 0 0 0 0 0 0 0 0 0 0 0 0 0 0 0 0 0 0 0 ;
0 0 0 0 0 0 0 0 0 0 0 0 0 0 0 0 0 0 0 0 0 0 0 0 0 0 0 0 0 0 0 0 0 0 0 0 0 0 0 0 0 0 0 0 0 0 0 0 0 0 0 0 0 0 0 0 0 0 0 0 0 0 0 0 0 0 0 0 0 0 0 0 0 0 0 0 0 0 0 0 0 0 0 0 0 0 0 0 0 0 0 0 0 0 0 0 0 0 0 0 ;
0 0 0 0 0 0 0 0 0 0 0 0 0 0 0 0 0 0 0 0 0 0 0 0 0 0 0 0 0 0 0 0 0 0 0 0 0 0 0 0 0 0 0 0 0 0 0 0 0 0 0 0 0 0 0 0 0 0 0 0 0 0 0 0 0 0 0 0 0 0 0 0 0 0 0 0 0 0 0 0 0 0 0 0 0 0 0 0 0 0 0 0 0 0 0 0 0 0 0 0 ;
0 0 0 0 0 0 0 0 0 0 0 0 0 0 0 0 0 0 0 0 0 0 0 0 0 0 0 0 0 0 0 0 0 0 0 0 0 0 0 0 0 0 0 0 0 0 0 0 0 0 0 0 0 0 0 0 0 0 0 0 0 0 0 0 0 0 0 0 0 0 0 0 0 0 0 0 0 0 0 0 0 0 0 0 0 0 0 0 0 0 0 0 0 0 0 0 0 0 0 0 ;
0 0 0 0 0 0 0 0 0 0 0 0 0 0 0 0 0 0 0 0 0 0 0 0 0 0 0 0 0 0 0 0 0 0 0 0 0 0 0 0 0 0 0 0 0 0 0 0 0 0 0 0 0 0 0 0 0 0 0 0 0 0 0 0 0 0 0 0 0 0 0 0 0 0 0 0 0 0 0 0 0 0 0 0 0 0 0 0 0 0 0 0 0 0 0 0 0 0 0 0 ;
0 0 0 0 0 0 0 0 0 0 0 0 0 0 0 0 0 0 0 0 0 0 0 0 0 0 0 0 0 0 0 0 0 0 0 0 0 0 0 0 0 0 0 0 0 0 0 0 0 0 0 0 0 0 0 0 0 0 0 0 0 0 0 0 0 0 0 0 0 0 0 0 0 0 0 0 0 0 0 0 0 0 0 0 0 0 0 0 0 0 0 0 0 0 0 0 0 0 0 0 ;

];
data = min(10, max(0, data));
surf(data)
